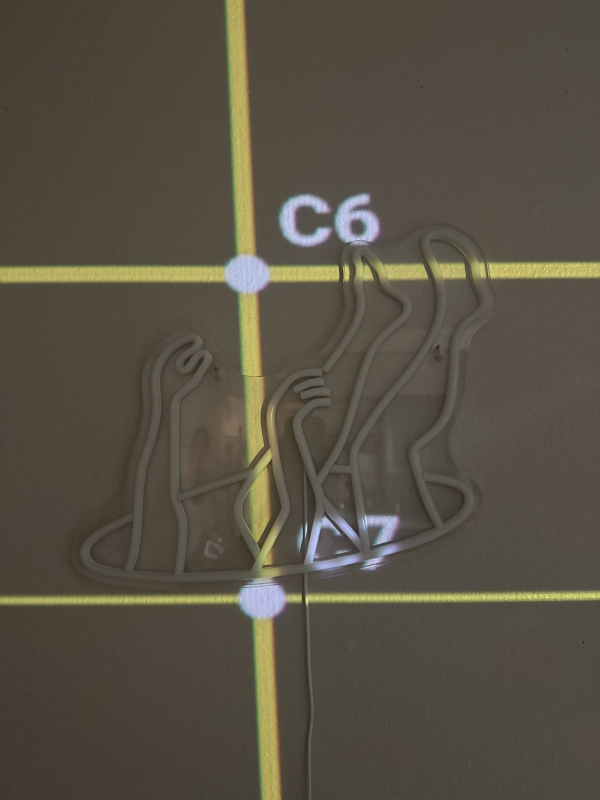
#> input picture docs/wall-round4-assets/led-sign-grid-C6-C7.jpg, 1200 x 1600 px, found by its file name (shown at 1/2 size)
$ python reg.py
#> lines starting #> are read from the running program, lines starting #| are printed output that depends on the picture; after the words box and inside, x2 and y2 are one past the last pixel; in counts of white or black regions, pixels touching at a corner belong together
import numpy as np, cv2
from scipy import ndimage, optimize
g=cv2.imread('/home/claude/ws-r4-w8/docs/wall-round4-assets/led-sign-grid-C6-C7.jpg')
#> g is the input picture: shape (1600, 1200, 3); mean B, G, R 67.9, 81.3, 87.1
gray=cv2.cvtColor(g,cv2.COLOR_BGR2GRAY)
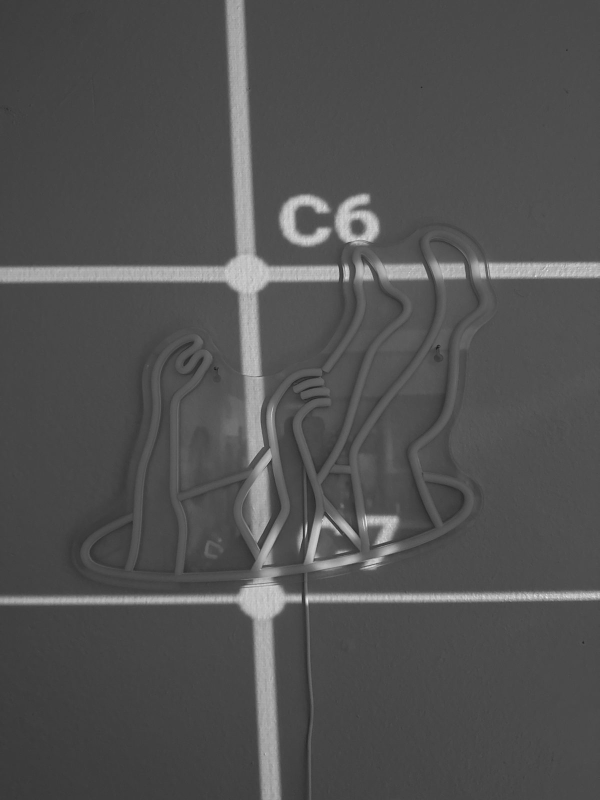
#> gray: shape (1600, 1200) (shown at 1/2 size); min 20, max 246, mean 81.4
ed=cv2.Canny(cv2.GaussianBlur(gray,(5,5),0),20,50)
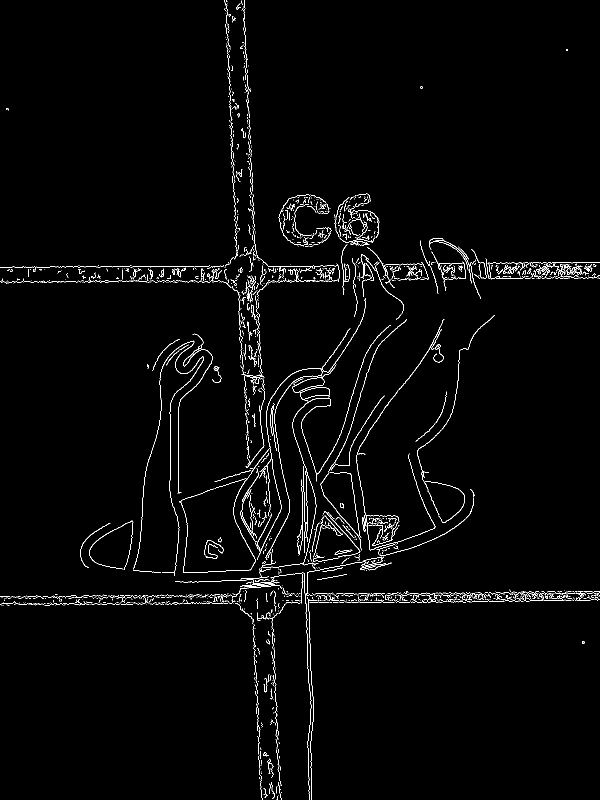
#> ed: shape (1600, 1200) (shown at 1/2 size); 1.8% white in thin lines or dots
cv2.imwrite('gedges.png',ed)
dt=ndimage.distance_transform_edt(ed==0)
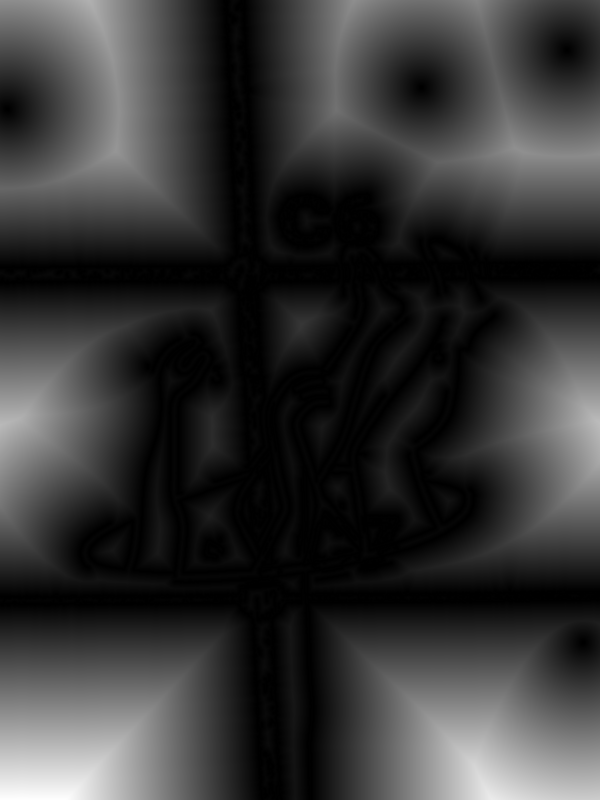
#> dt: shape (1600, 1200) float64 (shown at 1/2 size); min 0, max 389.9, mean 83.3; drawn with min black and max white
#> (the run stopped early here; a loop or call above may not have finished)
